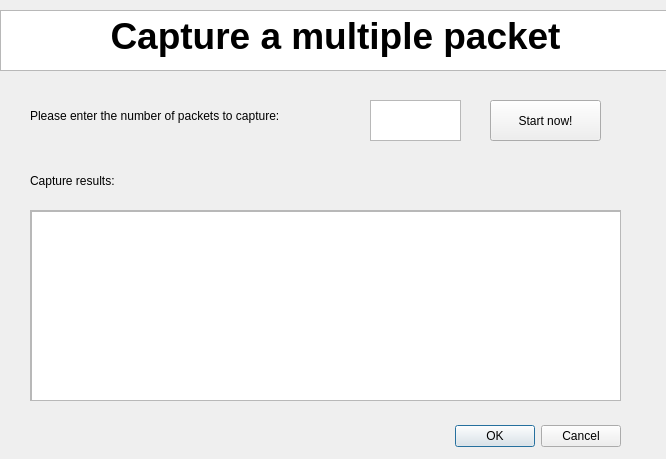
<?xml version="1.0" encoding="UTF-8"?>
<ui version="4.0">
 <class>Dialog_single</class>
 <widget class="QDialog" name="Dialog_single">
  <property name="geometry">
   <rect>
    <x>0</x>
    <y>0</y>
    <width>666</width>
    <height>459</height>
   </rect>
  </property>
  <property name="windowTitle">
   <string>Capture a multiple packet</string>
  </property>
  <widget class="QDialogButtonBox" name="buttonBox">
   <property name="geometry">
    <rect>
     <x>280</x>
     <y>420</y>
     <width>341</width>
     <height>32</height>
    </rect>
   </property>
   <property name="orientation">
    <enum>Qt::Horizontal</enum>
   </property>
   <property name="standardButtons">
    <set>QDialogButtonBox::Cancel|QDialogButtonBox::Ok</set>
   </property>
  </widget>
  <widget class="QLabel" name="label">
   <property name="geometry">
    <rect>
     <x>30</x>
     <y>90</y>
     <width>331</width>
     <height>51</height>
    </rect>
   </property>
   <property name="text">
    <string>Please enter the number of packets to capture: </string>
   </property>
  </widget>
  <widget class="QTextEdit" name="textEdit">
   <property name="geometry">
    <rect>
     <x>0</x>
     <y>10</y>
     <width>671</width>
     <height>61</height>
    </rect>
   </property>
   <property name="html">
    <string>&lt;!DOCTYPE HTML PUBLIC &quot;-//W3C//DTD HTML 4.0//EN&quot; &quot;http://www.w3.org/TR/REC-html40/strict.dtd&quot;&gt;
&lt;html&gt;&lt;head&gt;&lt;meta name=&quot;qrichtext&quot; content=&quot;1&quot; /&gt;&lt;style type=&quot;text/css&quot;&gt;
p, li { white-space: pre-wrap; }
&lt;/style&gt;&lt;/head&gt;&lt;body style=&quot; font-family:'Ubuntu'; font-size:11pt; font-weight:400; font-style:normal;&quot;&gt;
&lt;p align=&quot;center&quot; style=&quot; margin-top:0px; margin-bottom:0px; margin-left:0px; margin-right:0px; -qt-block-indent:0; text-indent:0px;&quot;&gt;&lt;span style=&quot; font-size:28pt; font-weight:600;&quot;&gt;Capture a multiple packet&lt;/span&gt;&lt;/p&gt;&lt;/body&gt;&lt;/html&gt;</string>
   </property>
  </widget>
  <widget class="QPlainTextEdit" name="pte_single_num">
   <property name="geometry">
    <rect>
     <x>370</x>
     <y>100</y>
     <width>91</width>
     <height>41</height>
    </rect>
   </property>
  </widget>
  <widget class="QLabel" name="label_2">
   <property name="geometry">
    <rect>
     <x>30</x>
     <y>170</y>
     <width>121</width>
     <height>21</height>
    </rect>
   </property>
   <property name="text">
    <string>Capture results:</string>
   </property>
  </widget>
  <widget class="QScrollArea" name="single_scrollArea">
   <property name="geometry">
    <rect>
     <x>30</x>
     <y>210</y>
     <width>591</width>
     <height>191</height>
    </rect>
   </property>
   <property name="widgetResizable">
    <bool>true</bool>
   </property>
   <widget class="QWidget" name="scrollAreaWidgetContents">
    <property name="geometry">
     <rect>
      <x>0</x>
      <y>0</y>
      <width>589</width>
      <height>189</height>
     </rect>
    </property>
    <widget class="QTextEdit" name="te_single_res">
     <property name="geometry">
      <rect>
       <x>0</x>
       <y>0</y>
       <width>591</width>
       <height>191</height>
      </rect>
     </property>
    </widget>
   </widget>
  </widget>
  <widget class="QPushButton" name="btn_single_start">
   <property name="geometry">
    <rect>
     <x>490</x>
     <y>100</y>
     <width>111</width>
     <height>41</height>
    </rect>
   </property>
   <property name="text">
    <string>Start now!</string>
   </property>
  </widget>
 </widget>
 <resources/>
 <connections>
  <connection>
   <sender>buttonBox</sender>
   <signal>accepted()</signal>
   <receiver>Dialog_single</receiver>
   <slot>accept()</slot>
   <hints>
    <hint type="sourcelabel">
     <x>248</x>
     <y>254</y>
    </hint>
    <hint type="destinationlabel">
     <x>157</x>
     <y>274</y>
    </hint>
   </hints>
  </connection>
  <connection>
   <sender>buttonBox</sender>
   <signal>rejected()</signal>
   <receiver>Dialog_single</receiver>
   <slot>reject()</slot>
   <hints>
    <hint type="sourcelabel">
     <x>316</x>
     <y>260</y>
    </hint>
    <hint type="destinationlabel">
     <x>286</x>
     <y>274</y>
    </hint>
   </hints>
  </connection>
 </connections>
</ui>
